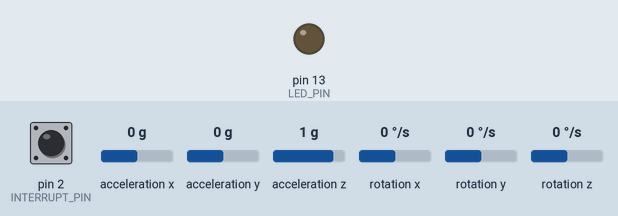
The sketch below on a simulated Arduino Uno, built with avr-gcc and run on an emulated ATmega328P. Shown: output pins drawn as LEDs (lit = HIGH). Inputs (shaded band) come from the test bench; at power-on: pin 2 (INTERRUPT_PIN) LOW, acceleration x 0 g, acceleration y 0 g, acceleration z 1 g, rotation x 0 °/s, rotation y 0 °/s, rotation z 0 °/s. The ROS host is connected and sends only what is stated; the sensor or clock chip raises its interrupt line as the real part does.

Above: at 0.1 s.
At 39.76 s:
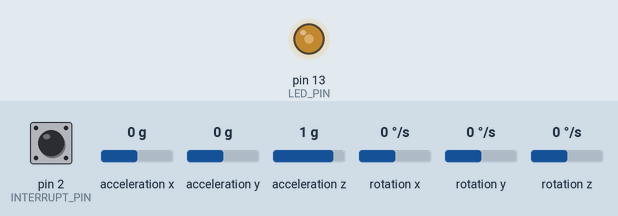
Timing chart, 0 to 40.0 s (numbered marks = the images above):
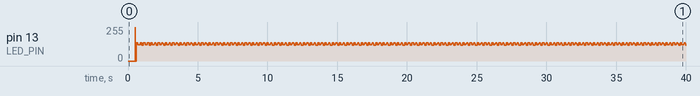

The sketch:

TeensyMPU6050roslibIMUmsg.ino
```cpp
#include "I2Cdev.h"
#include "MPU6050_6Axis_MotionApps20.h"
#if I2CDEV_IMPLEMENTATION == I2CDEV_BUILTIN_FASTWIRE
    #include "Wire.h"
#endif

//ROS declarations
#include <ros.h>
#include <ros/time.h>
#include "sensor_msgs/Imu.h"

#define INTERRUPT_PIN 2
#define LED_PIN 13

#define ACC_FACTOR 1 / 16384
#define GYRO_FACTOR  1 / 131
#define MAG_FACTOR  0.3
#define G_FACTOR 9.81
#define DEG_TO_RAD 0.017453292519943295769236907684886

/********************************************************************************************************
* Copyright (C) Antonio Mauro Galiano
* Unauthorized copying of this file, via any medium is strictly prohibited
* Proprietary and confidential
* Written by Dr. Eng. Antonio Mauro Galiano <antoniomauro.galiano@gmail.com>
* December 2021
* Changelog:
*   26-01-2022 Defined new costants for the acc, gyro calculation
*
*********************************************************************************************************/

ros::NodeHandle_<ArduinoHardware, 1, 1, 1, 400> nh;

sensor_msgs::Imu imu_msg;
ros::Publisher imu_pub("imu/data_raw_6050", &imu_msg);

uint32_t seq;
MPU6050 accelgyro;

// MPU control/status vars
bool dmpReady = false; // set true if DMP init was successful
uint8_t mpuIntStatus; // holds actual interrupt status byte from MPU
uint8_t dmpDevStatus; // return status after each device operation (0 = success, !0 = error)
uint16_t packetSize; // expected DMP packet size (default is 42 bytes)
uint8_t fifoBuffer[64]; // FIFO storage buffer

Quaternion q;

//int16_t get_ax, get_ay, get_az, get_gx, get_gy, get_gz;
VectorInt16 acc;
VectorInt16 gyro;

bool blinkState = false;

//DMP interrupt detection
volatile bool mpuInterrupt = false; // indicates whether MPU interrupt pin has gone high
void dmpDataReady()
{
  mpuInterrupt = true;
}

void setup()
{
    // join I2C bus (I2Cdev library doesn't do this automatically)
  #if I2CDEV_IMPLEMENTATION == I2CDEV_ARDUINO_WIRE
      Wire.begin();
      TWBR = 24; // 400kHz I2C clock (200kHz if CPU is 8MHz)
  #elif I2CDEV_IMPLEMENTATION == I2CDEV_BUILTIN_FASTWIRE
      Fastwire::setup(400, true);
  #endif

  nh.getHardware()->setBaud(500000);
  nh.initNode();
  nh.advertise(imu_pub);

  // initialize device
  nh.loginfo("Initializing I2C IMU device...");
  accelgyro.initialize();
  dmpDevStatus = accelgyro.dmpInitialize();
  pinMode(INTERRUPT_PIN, INPUT);

  // supply your own gyro offsets here, scaled for min sensitivity
  accelgyro.setXAccelOffset(599);
  accelgyro.setYAccelOffset(-671);
  accelgyro.setZAccelOffset(1153);
  accelgyro.setXGyroOffset(61);
  accelgyro.setYGyroOffset(-43);
  accelgyro.setZGyroOffset(22);

  //check the DMP status
  if (dmpDevStatus == 0)
  {

    // turn on the DMP, now that it's ready
    accelgyro.setDMPEnabled(true);

    // enable Arduino interrupt detection
    attachInterrupt(digitalPinToInterrupt(INTERRUPT_PIN), dmpDataReady, RISING);
    mpuIntStatus = accelgyro.getIntStatus();

    // set our DMP Ready flag so the main loop() function knows it's okay to use it
    dmpReady = true;

    // get expected DMP packet size for later comparison
    packetSize = accelgyro.dmpGetFIFOPacketSize();

  }

  // configure LED for output
  pinMode(LED_PIN, OUTPUT);

  seq = 0;
}

void loop()
{
  if (!dmpReady) return;

  if (accelgyro.dmpGetCurrentFIFOPacket(fifoBuffer))
  {
    accelgyro.dmpGetQuaternion(&q, fifoBuffer);
    accelgyro.dmpGetAccel(&acc, fifoBuffer);
    accelgyro.dmpGetGyro(&gyro, fifoBuffer);

    imu_msg.header.stamp = nh.now();
    imu_msg.header.frame_id = "imu_6050_link";
    imu_msg.header.seq = seq;

    imu_msg.orientation.x = q.x;
    imu_msg.orientation.y = q.y;
    imu_msg.orientation.z = q.z;
    imu_msg.orientation.w = q.w;

    imu_msg.linear_acceleration.x = (double)acc.x * ACC_FACTOR * G_FACTOR;
    imu_msg.linear_acceleration.y = (double)acc.y * ACC_FACTOR * G_FACTOR;
    imu_msg.linear_acceleration.z = (double)acc.z * ACC_FACTOR * G_FACTOR;

    imu_msg.angular_velocity.x = (double)gyro.x * GYRO_FACTOR * DEG_TO_RAD; // rad / sec
    imu_msg.angular_velocity.y = (double)gyro.y * GYRO_FACTOR * DEG_TO_RAD;
    imu_msg.angular_velocity.z = (double)gyro.z * GYRO_FACTOR * DEG_TO_RAD;
  }

  blinkState = !blinkState;
  digitalWrite(LED_PIN, blinkState);

  imu_pub.publish( &imu_msg );
  seq++;
  nh.spinOnce();
}
```
